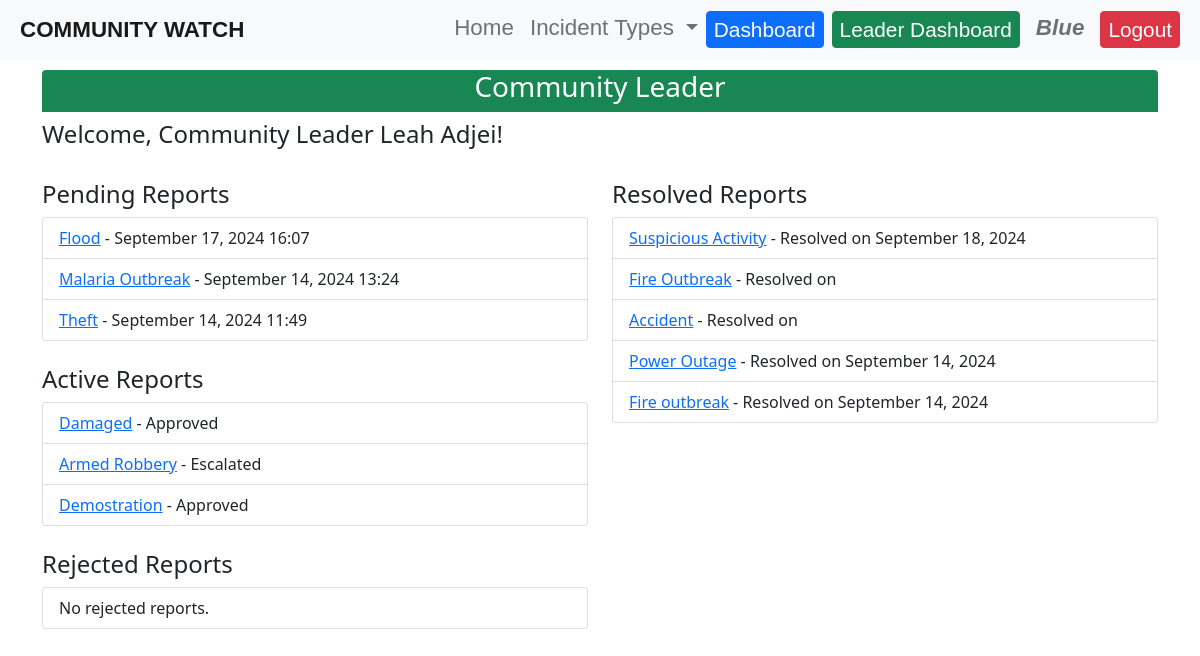
The app's page /leader-dashboard/ (signed in), older data.
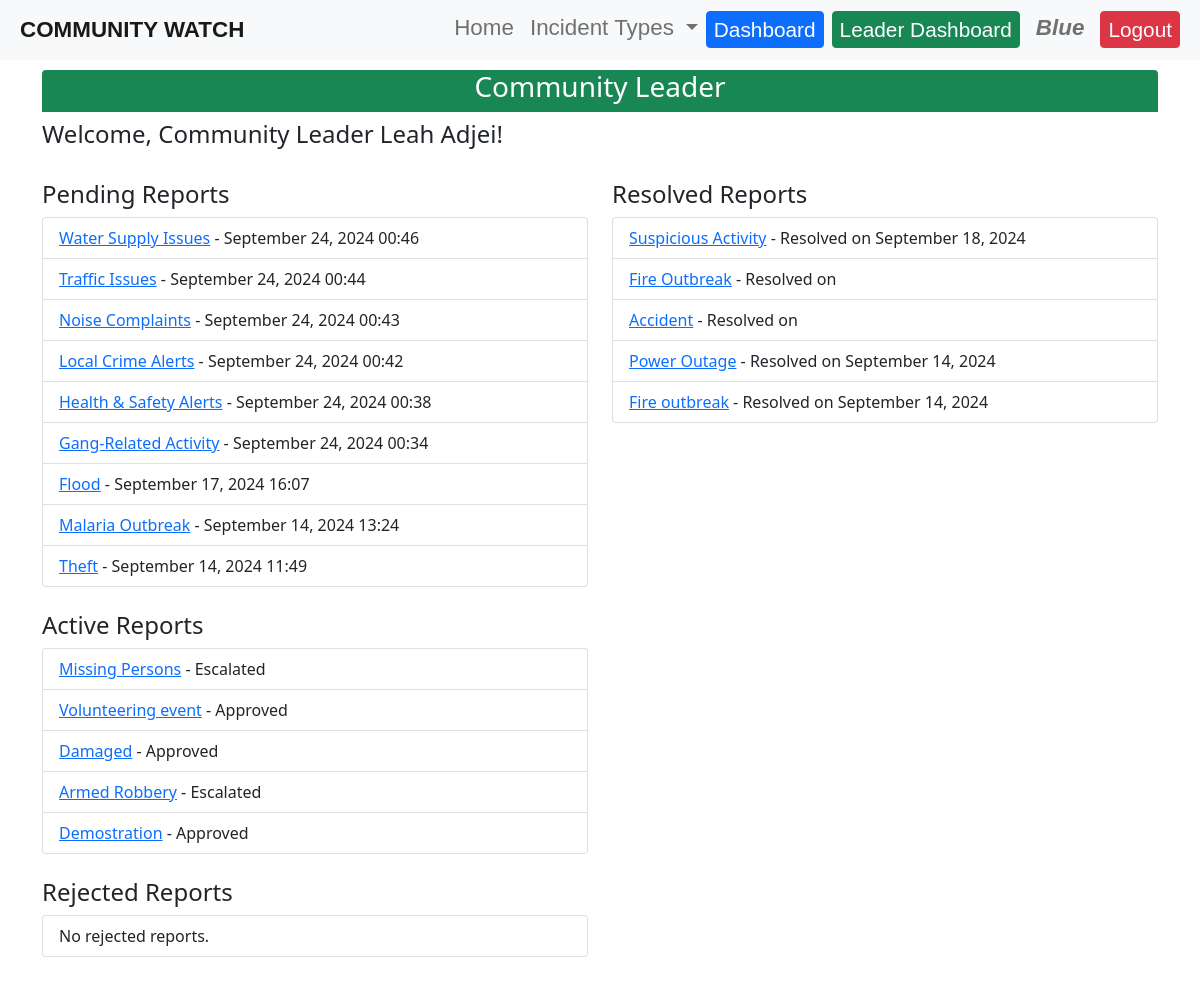
The same page, newer data.
### reports/models.py (models this page shows, shortened)
class Incident(models.Model):
    STATUS_CHOICES = [
        ('pending', 'Pending'),
        ('approved', 'Approved'),
        ('rejected', 'Rejected'),
        ('escalated', 'Escalated'),
        ('resolved', 'Resolved'),
    ]
    INCIDENT_TYPE_CHOICES = [
        ('theft', 'Theft'),
        ('vandalism', 'Vandalism'),
        ('fire', 'Fire'),
        ('accident', 'Accident'),
        ('emergency', 'Emergency'),
        ('medical', 'Medical'),
        ('police', 'Police'),
        ('other', 'Other'),
]
    title = models.CharField(max_length=200)
    description = models.TextField()
    location = models.CharField(max_length=200)
    incident_type = models.CharField(max_length=100, choices=INCIDENT_TYPE_CHOICES, default='other')
    date_occurred = models.DateTimeField(default=timezone.now)  # This allows users to set the date and time
    date_reported = models.DateTimeField(auto_now_add=True)
    reported_by = models.ForeignKey(User, on_delete=models.CASCADE)
    status = models.CharField(max_length=20, choices=STATUS_CHOICES, default='pending')
    reviewed_by = models.ForeignKey(User, on_delete=models.SET_NULL, null=True, blank=True, related_name='reviewed_incidents')

### reports/views.py (the view)
# urls.py: path('leader-dashboard/', views.leader_dashboard, name='leader_dashboard'),
@user_passes_test(is_community_leader)
def leader_dashboard(request):
    pending_reports = Incident.objects.filter(status='pending').order_by('-date_reported')
    active_reports = Incident.objects.filter(status__in=['approved', 'escalated']).order_by('-date_reported')
    resolved_reports = Incident.objects.filter(status='resolved').order_by('-date_reported')
    rejected_reports = Incident.objects.filter(status='rejected').order_by('-date_reported')
    context = {
        'pending_reports': pending_reports,
        'active_reports': active_reports,
        'resolved_reports': resolved_reports,
        'rejected_reports': rejected_reports,
    }
    return render(request, 'reports/leader_dashboard.html', context)

### reports/views.py (called while the page is built)
def is_community_leader(user):
    return user.groups.filter(name='Community Leaders').exists()

### reports/templates/reports/leader_dashboard.html
{% extends 'base.html' %}
{% block content %}
<div class="container my-4">
    <h3 class="bg-success text-white text-center rounded-top" style="margin-top: 70px; padding-bottom: 8px;">Community Leader</h3>
    <h4>Welcome, Community Leader {{ user.first_name }} {{ user.middle_name }} {{ user.last_name }}!</h4>
    <br>
    <div class="row">
        <div class="col-md-6">
            <h4>Pending Reports</h4>
            <ul class="list-group mb-4">
            {% for report in pending_reports %}
                <li class="list-group-item">
                    <a href="{% url 'review_report' report.id %}">{{ report.title }}</a> - {{ report.date_reported|date:"F d, Y H:i" }}
                </li>
            {% empty %}
                <li class="list-group-item">No pending reports.</li>
            {% endfor %}
            </ul>
            <h4>Active Reports</h4>
            <ul class="list-group mb-4">
            {% for report in active_reports %}
                <li class="list-group-item">
                    <a href="{% url 'review_report' report.id %}">{{ report.title }}</a> - {{ report.get_status_display }}
                </li>
            {% empty %}
                <li class="list-group-item">No active reports.</li>
            {% endfor %}
            </ul>
            <h4>Rejected Reports</h4>
            <ul class="list-group mb-4">
            {% for report in rejected_reports %}
                <li class="list-group-item">
                    <a href="{% url 'review_report' report.id %}">{{ report.title }}</a> - {{ report.date_reported|date:"F d, Y H:i" }}
                </li>
            {% empty %}
                <li class="list-group-item">No rejected reports.</li>
            {% endfor %}
            </ul>
        </div>
        <div class="col-md-6">
            <h4>Resolved Reports</h4>
            <ul class="list-group mb-4">
            {% for report in resolved_reports %}
                <li class="list-group-item">
                    <a href="{% url 'review_report' report.id %}">{{ report.title }}</a> - Resolved on {{ report.reviewed_by.date_joined|date:"F d, Y" }}
                </li>
            {% empty %}
                <li class="list-group-item">No resolved reports.</li>
            {% endfor %}
            </ul>
        </div>
    </div>
</div>
{% endblock %}

### templates/base.html (shortened to what this page needs)
{% load static %}
<!DOCTYPE html>
<html lang="en">
    <link href="https://cdn.jsdelivr.net/npm/bootstrap@5.1.3/dist/css/bootstrap.min.css" rel="stylesheet">
    <link href="{% static 'css/style.css' %}" rel="stylesheet">
    <link rel="stylesheet" href="https://use.fontawesome.com/releases/v5.13.0/css/all.css">
</head>
<body>
    <header>
        <nav class="navbar navbar-expand-lg navbar-light bg-light fixed-top">
            <a class="navbar-brand" href="{% url 'home' %}">COMMUNITY WATCH</a>
            <div class="collapse navbar-collapse" id="navbarNav">
                <ul class="navbar-nav ms-auto">
                    <li class="nav-item">
                        <a class="nav-link navbar-text" href="{% url 'home' %}">Home</a>
                    </li>
                    <li class="nav-item dropdown">
                        <a class="nav-link dropdown-toggle navbar-text" href="#" id="navbarDropdown" role="button" data-bs-toggle="dropdown" aria-expanded="false">
                            Incident Types
                        </a>
                    </li>
                    {% if user.is_authenticated %}
                        <li class="nav-item">
                            <a class="btn btn-primary me-2 btn-text" href="{% url 'dashboard' %}">Dashboard</a>
                        </li>
                        {% if user.groups.all.0.name == 'Community Leaders' %}
                            <li class="nav-item">
                                <a class="btn btn-success me-2 btn-text" href="{% url 'leader_dashboard' %}">Leader Dashboard</a>
                            </li>
                        {% endif %}
                        <li class="nav-item">
                        <p class="mb-0 me-2 nav-link username">{{ user.username }}</p>
                        </li>
                        <li class="nav-item">
                            <a class="btn btn-danger btn-text" href="{% url 'logout' %}">Logout</a>
                        </li>
                    {% endif %}
                </ul>
            </div>
        </nav>
    </header>
    <main>
        {% block content %}
        {% endblock %}
    </main>
</body>
</html>

### static/css/style.css (style rules this page uses)
body { margin: auto; }
.navbar-brand { margin-left: 20px; font-family: Verdana, Geneva, Tahoma, sans-serif; font-weight: 900; font-size: 1.4rem; margin-top: 0%; margin-bottom: 0%; }
.navbar-text { font-family: 'Gill Sans', 'Gill Sans MT', Calibri, 'Trebuchet MS', sans-serif; font-size: 1.4rem; font-weight: 500; padding: 0%; }
.navbar-collapse { margin-right: 20px; margin-left: 20px; }
.btn-text { font-family: 'Gill Sans', 'Gill Sans MT', Calibri, 'Trebuchet MS', sans-serif; font-size: 1.3rem; font-weight: 500; padding: 2px 7px; }
.username { font-family: 'Gill Sans', 'Gill Sans MT', Calibri, 'Trebuchet MS', sans-serif; font-size: 1.4rem; font-style: italic; font-weight: 600; padding: 0%; }

Row changes from the older to the newer data that the page shows:
added Incident: title "Water Supply Issues", date_reported "September 24, 2024 00:46", shown under "Pending Reports"
added Incident: title "Traffic Issues", date_reported "September 24, 2024 00:44", shown under "Pending Reports"
added Incident: title "Noise Complaints", date_reported "September 24, 2024 00:43", shown under "Pending Reports"
added Incident: title "Local Crime Alerts", date_reported "September 24, 2024 00:42", shown under "Pending Reports"
added Incident: title "Health & Safety Alerts", date_reported "September 24, 2024 00:38", shown under "Pending Reports"
added Incident: title "Gang-Related Activity", date_reported "September 24, 2024 00:34", shown under "Pending Reports"
added Incident: title "Missing Persons", status "Escalated", shown under "Active Reports"
added Incident: title "Volunteering event", status "Approved", shown under "Active Reports"
